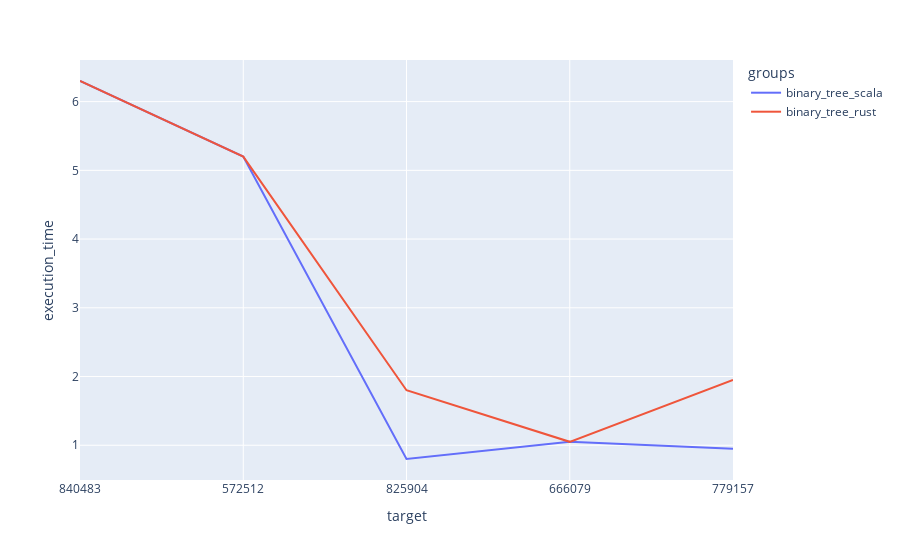
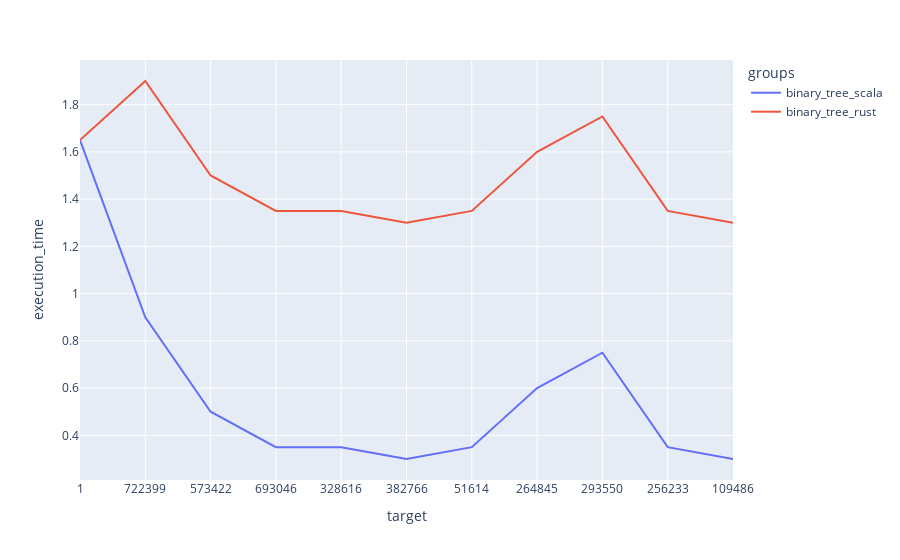

Write notebook code for charts like these, in order.
### Code cell
import plotly.express as px

for numbers in [percentiles, random_numbers]:
    result_subset = results[results["target"].isin(numbers)].copy()
    result_subset["i"] = result_subset["target"].apply(lambda x: numbers.index(x))
    result_subset = result_subset.sort_values(by=("i"))
    result_subset["groups"] = result_subset["type"] + "_" + result_subset["pl"]
    fig = px.line(result_subset, x="target", y="execution_time", color='groups')
    fig.update_xaxes(type='category')
    fig.show()

### Figure 1 — Plotly figure (JSON) as saved in the notebook; plotly's stock layout.template omitted (floating-point values rounded to 4 significant figures)
{"data": [{"hovertemplate": "groups=binary_tree_scala<br>target=%{x}<br>execution_time=%{y}<extra></extra>", "legendgroup": "binary_tree_scala", "line": {"color": "#636efa", "dash": "solid"}, "marker": {"symbol": "circle"}, "mode": "lines", "name": "binary_tree_scala", "orientation": "v", "showlegend": true, "type": "scatter", "x": [840483, 572512, 825904, 666079, 779157], "xaxis": "x", "y": [6.3, 5.2, 0.8, 1.05, 0.95], "yaxis": "y"}, {"hovertemplate": "groups=binary_tree_rust<br>target=%{x}<br>execution_time=%{y}<extra></extra>", "legendgroup": "binary_tree_rust", "line": {"color": "#EF553B", "dash": "solid"}, "marker": {"symbol": "circle"}, "mode": "lines", "name": "binary_tree_rust", "orientation": "v", "showlegend": true, "type": "scatter", "x": [840483, 572512, 825904, 666079, 779157], "xaxis": "x", "y": [6.3, 5.2, 1.8, 1.05, 1.95], "yaxis": "y"}], "layout": {"autosize": true, "legend": {"title": {"text": "groups"}, "tracegroupgap": 0}, "margin": {"t": 60}, "xaxis": {"anchor": "y", "autorange": true, "domain": [0, 1], "range": [0, 4], "title": {"text": "target"}, "type": "category"}, "yaxis": {"anchor": "x", "autorange": true, "domain": [0, 1], "range": [0.4944, 6.606], "title": {"text": "execution_time"}, "type": "linear"}}}

### Figure 2 — Plotly figure (JSON) as saved in the notebook; plotly's stock layout.template omitted (floating-point values rounded to 4 significant figures)
{"data": [{"hovertemplate": "groups=binary_tree_scala<br>target=%{x}<br>execution_time=%{y}<extra></extra>", "legendgroup": "binary_tree_scala", "line": {"color": "#636efa", "dash": "solid"}, "marker": {"symbol": "circle"}, "mode": "lines", "name": "binary_tree_scala", "orientation": "v", "showlegend": true, "type": "scatter", "x": [1, 722399, 573422, 693046, 328616, 382766, 51614, 264845, 293550, 256233, 109486], "xaxis": "x", "y": [1.65, 0.9, 0.5, 0.35, 0.35, 0.3, 0.35, 0.6, 0.75, 0.35, 0.3], "yaxis": "y"}, {"hovertemplate": "groups=binary_tree_rust<br>target=%{x}<br>execution_time=%{y}<extra></extra>", "legendgroup": "binary_tree_rust", "line": {"color": "#EF553B", "dash": "solid"}, "marker": {"symbol": "circle"}, "mode": "lines", "name": "binary_tree_rust", "orientation": "v", "showlegend": true, "type": "scatter", "x": [1, 722399, 573422, 693046, 328616, 382766, 51614, 264845, 293550, 256233, 109486], "xaxis": "x", "y": [1.65, 1.9, 1.5, 1.35, 1.35, 1.3, 1.35, 1.6, 1.75, 1.35, 1.3], "yaxis": "y"}], "layout": {"autosize": true, "legend": {"title": {"text": "groups"}, "tracegroupgap": 0}, "margin": {"t": 60}, "xaxis": {"anchor": "y", "autorange": true, "domain": [0, 1], "range": [0, 10], "title": {"text": "target"}, "type": "category"}, "yaxis": {"anchor": "x", "autorange": true, "domain": [0, 1], "range": [0.2111, 1.989], "title": {"text": "execution_time"}, "type": "linear"}}}
